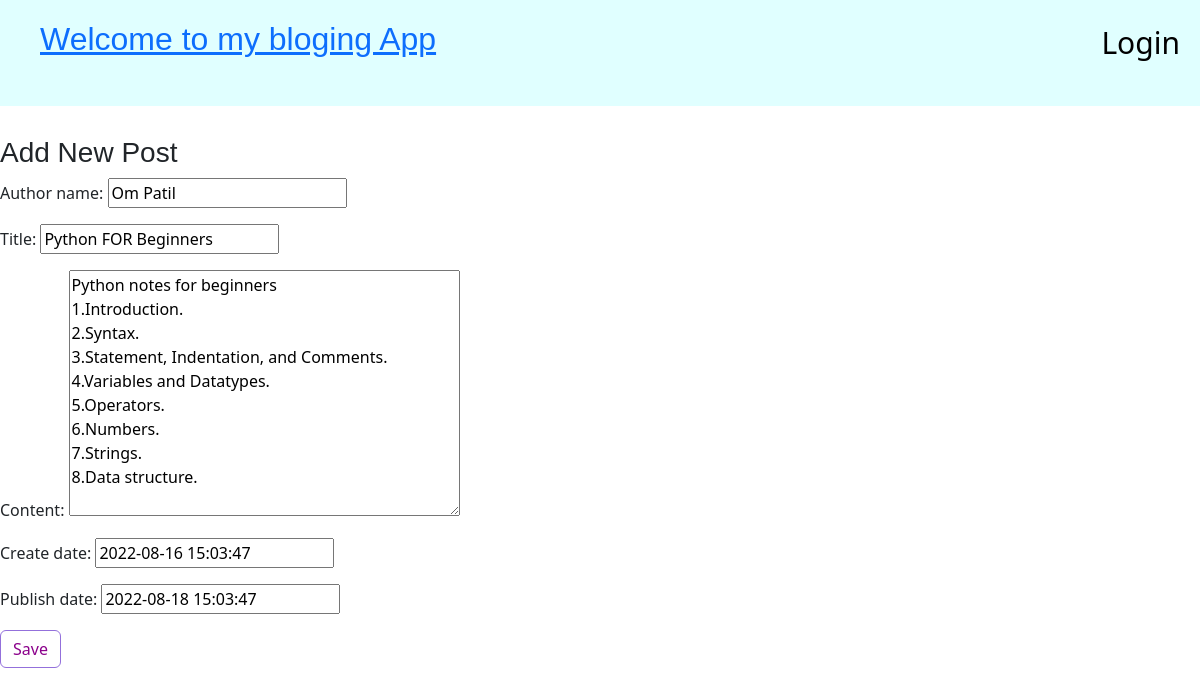
The page /post/1/edit/ on the database as committed earlier.
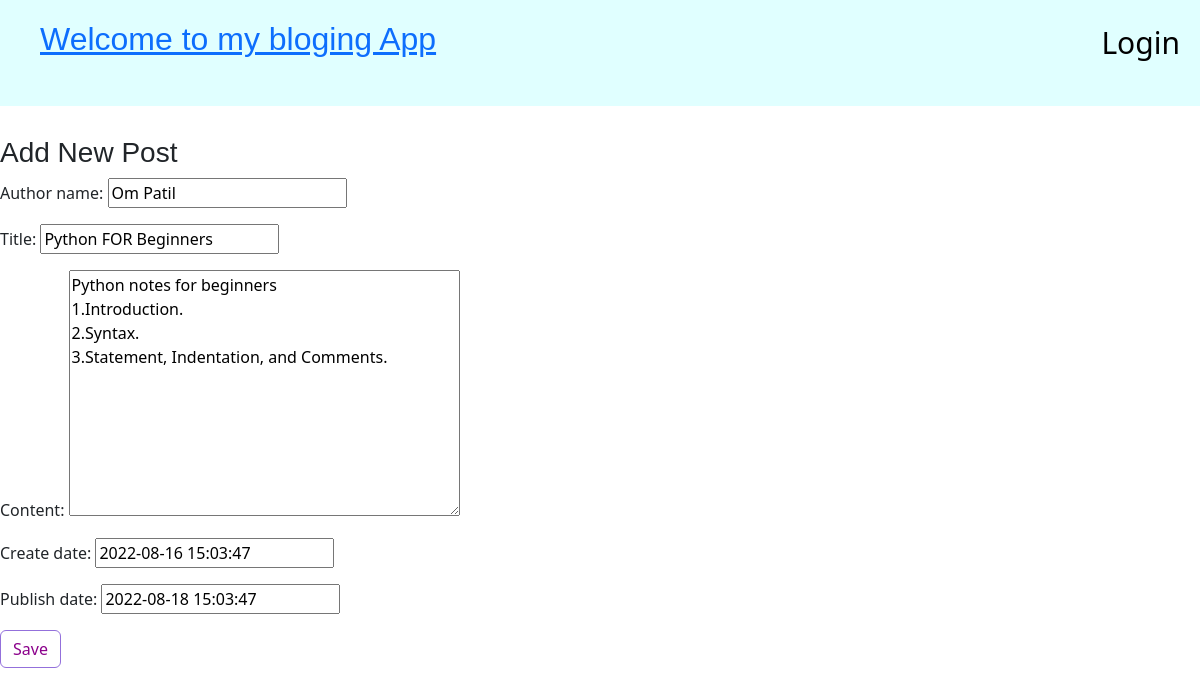
The same page on the database as committed later.
### blog/models.py (models this page shows, shortened)
class Post(models.Model):
    author_name = models.CharField(max_length=200)
    title = models.CharField(max_length=200)
    content = models.TextField()
    create_date = models.DateTimeField(default=timezone.now())
    publish_date = models.DateTimeField(default=timezone.now())

### blog/views.py (the view)
# urls.py: path('post/<int:pk>/edit/', views.post_edit, name='post_edit'),
def post_edit(request,pk):
    post_data = get_object_or_404(Post,pk=pk)
    if request.method == 'POST':
        form = BlogPostForm(request.POST,instance=post_data)
        if form.is_valid():
            post_data = form.save()
            return redirect('Post_list')
    else:
        form = BlogPostForm(instance=post_data)
    return render(request,'blog/blog_add_edit.html',{'form_data': form})

### blog/forms.py
class BlogPostForm(forms.ModelForm):
    class Meta:
        model = Post
        fields = ('author_name','title','content','create_date','publish_date')

### blog/templates/blog/blog_add_edit.html (shortened to what this page needs)
{% extends 'blog/base.html' %}
{% block content %}
    <h3>Add New Post</h3>
    <form method="post">
        {{ form_data.as_p}}
        <button type="submit" class="btn btn-secondary">Save</button>
    </form>
{% endblock %}

Rows that differ between the two databases and show on the page:
changed Post "Om Patil": content "…3.Statement, Indentation, and Comments. 4.Variables and Datatypes. 5.Operators. 6.Numbers. 7.Strings. 8.Data structure." → "Python notes for beginners 1.Introduction. 2.Syntax. 3.Statement, Indentation, and Comments."
